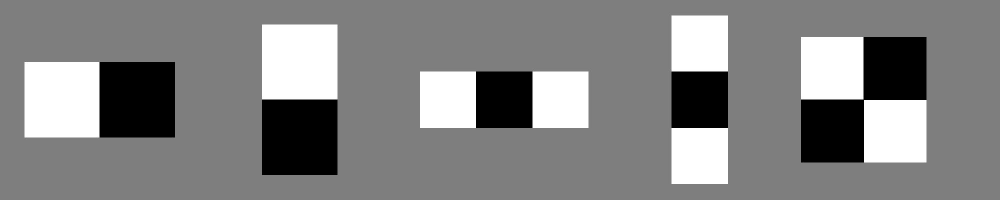
%> input picture images/5HaarFeatures.jpg, 2000 x 400 px (shown at 1/2 size)
$ octave --eval "result = basicHaar(imread('../images/5HaarFeatures.jpg'));"   (GNU Octave 9; MATLAB toolbox functions it lacks are replaced by stand-ins)
%> lines starting %> are read from the running program, lines starting %| are printed output that depends on the picture; in (x1, y1, x2, y2) boxes, pixels count from 0 and x2, y2 are one past the last pixel; in counts of white or black regions, pixels touching at a corner belong together; the program's own positions count from 1
### SamStuff/integralimage.m
function Int = integralimage(I)
%I is a black and white image, and Int is the inegral image

I = im2double(I);

rI = size(I,1); %number of rows of I
cI = size(I,2); %number of columns of I

Int = zeros(rI,cI); %Matrix with same dimensions as I

Int(1,1) = I(1,1);
%Leftmost column
for j = 2:rI
   Int(j,1) = I(j,1) + Int(j-1,1);
end
%Top row
for j = 2:cI
   Int(1,j) = I(1,j) + Int(1,j-1);
end

%The rest of the entries
for j = 2:rI
   for k = 2:cI
    Int(j,k) = I(j,k) + Int(j-1,k) + Int(j,k-1) - Int(j-1,k-1);
   end
end

### SamStuff/basicHaar.m
function [img] = basicHaar(I);

I2 = rgb2gray(I);
dimensions = size(I2);

I3 = imresize(I2,[24,24]); I4 = integralimage(I3);
%> in basicHaar, I2 is the input picture: size 400x2000 uint8; min 0, max 255, mean 130.3
%> in basicHaar, `I3 = imresize(I2,[24,24])`:
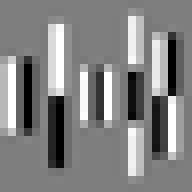
%> I3: size 24x24 uint8 (shown 8 times larger); min 0, max 255, mean 130.4
%> in integralimage, `Int(1,1) = I(1,1);`:
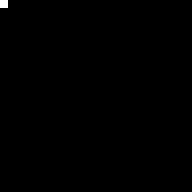
%> Int: size 24x24 double (shown 8 times larger); values 0 (black) and 0.494 (white), 0.17% white in thin lines or dots, all inside (x1, y1, x2, y2) = (0, 0, 1, 1)
%> in basicHaar, `I4 = integralimage(I3)`:
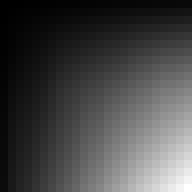
%> I4: size 24x24 double (shown 8 times larger); min 0.494, max 294.5, mean 82.1; drawn with min black and max white
%> (the run ends here)
